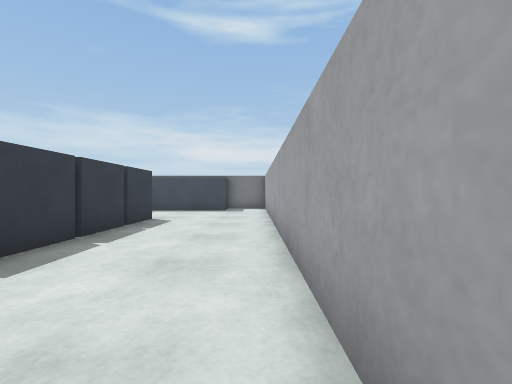
View 1 (above)

24 first-person views from a walk through a Webots world. The camera is 0.09 m above the floor, looks level and sees 85° across. The floor is counted in squares, 0.1 m on a side. Each view is taken from the middle of a square. On the plan, view 1 faces up. The plan holds only what a view shows up to about 11 squares ahead; the rest is blank. The robots in the file are not drawn. Simple shapes and patterns stand in for the simulator's stock objects.

View 2
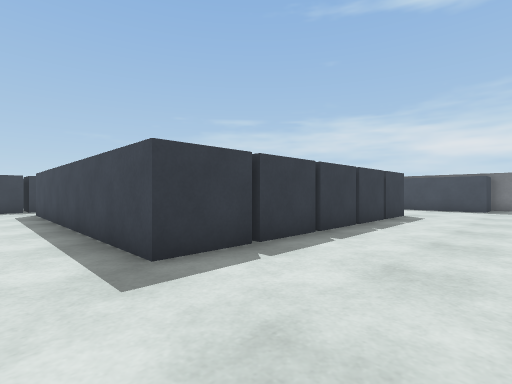

View 3
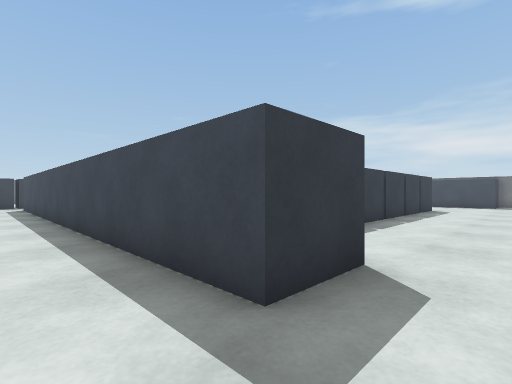

View 4
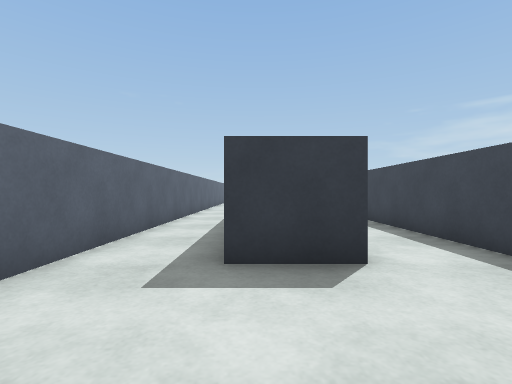

View 5
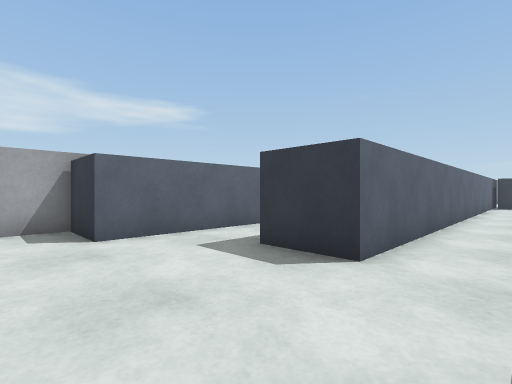

View 6
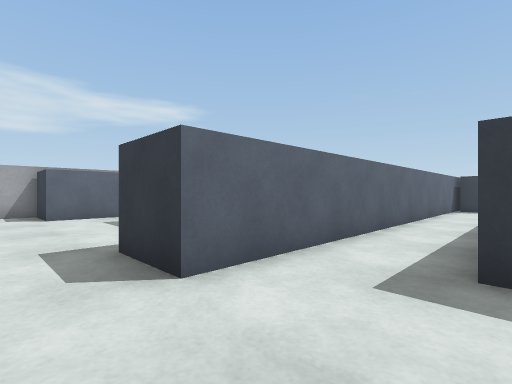

View 7
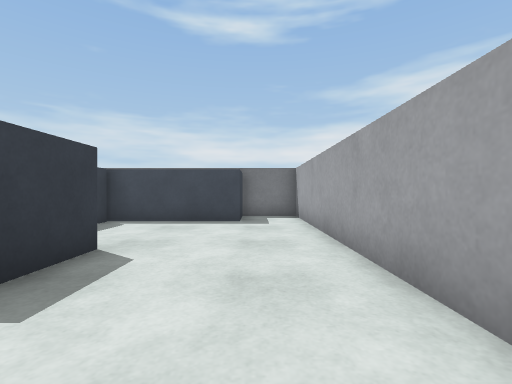

View 8
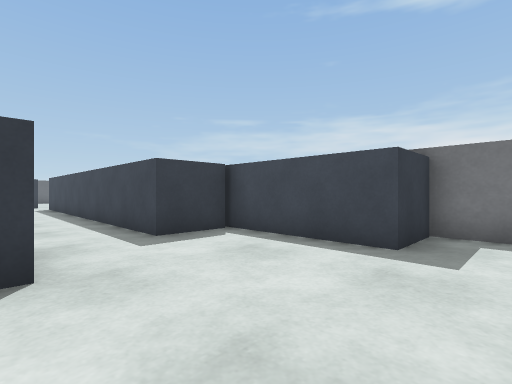

View 9
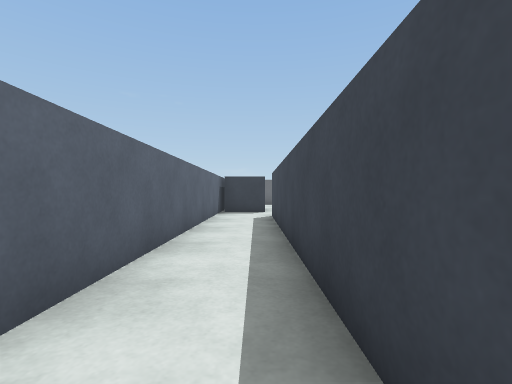

View 10
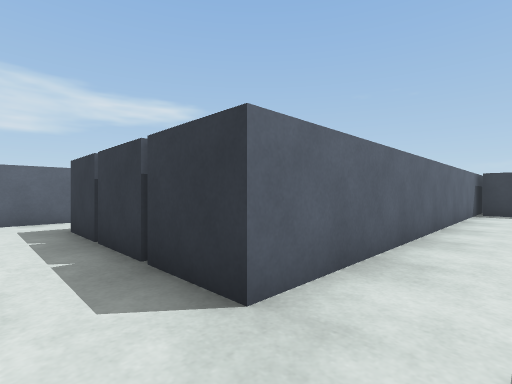

View 11
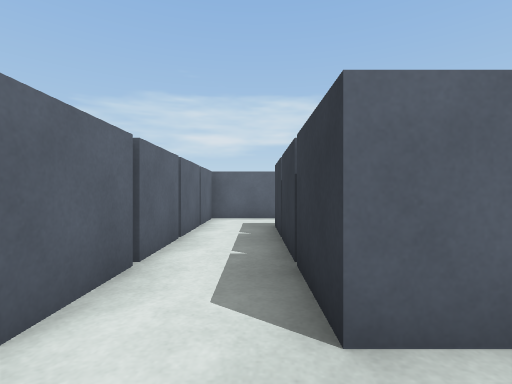

View 12
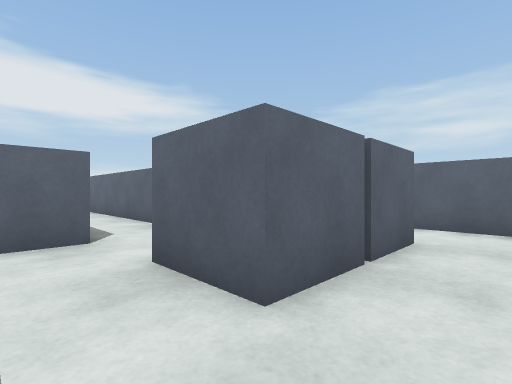

View 13
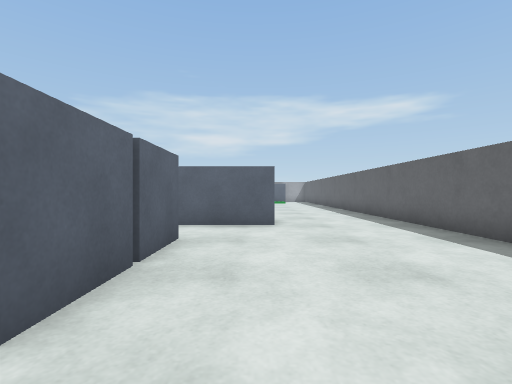

View 14
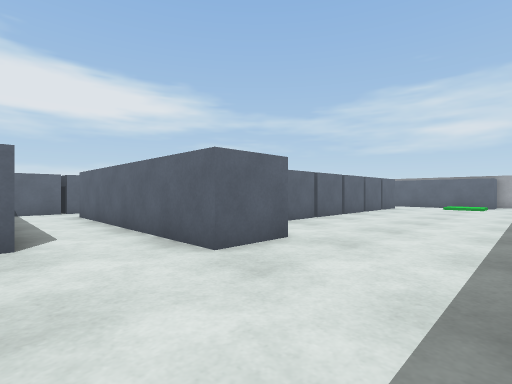

View 15
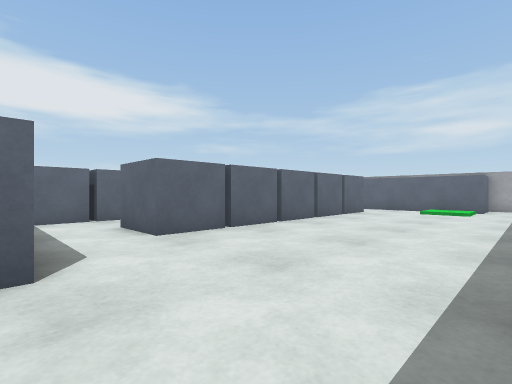

View 16
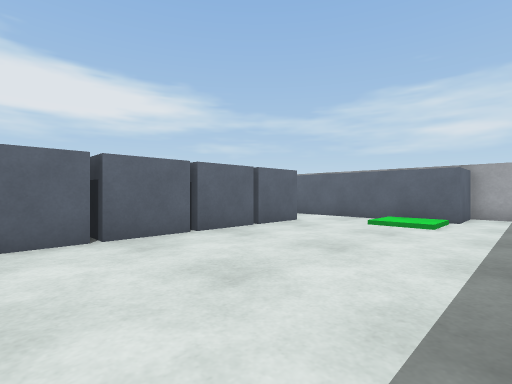

View 17
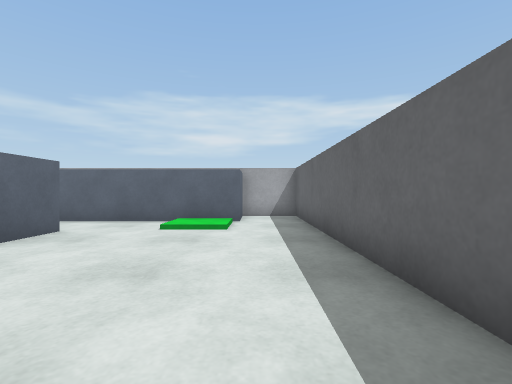

View 18
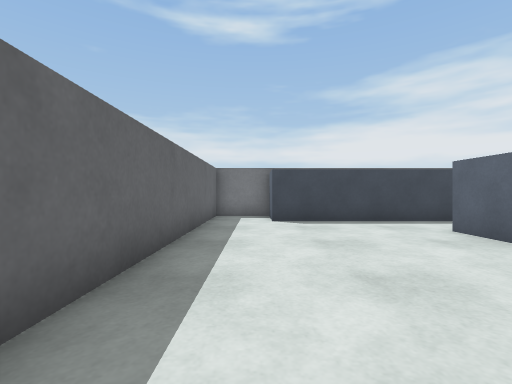

View 19
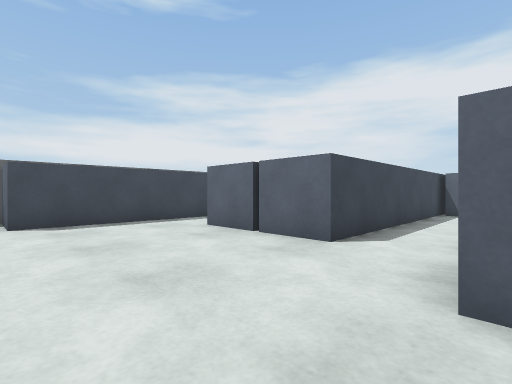

View 20
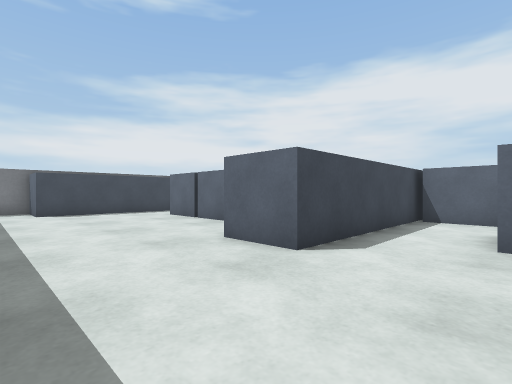

View 21
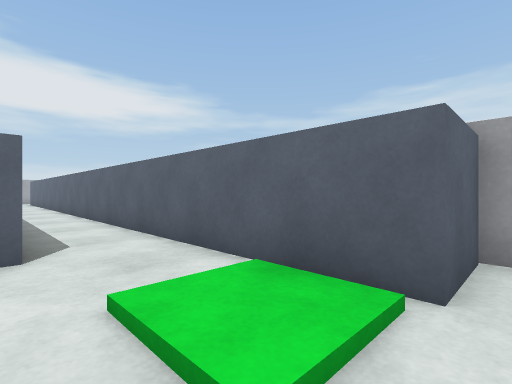

View 22
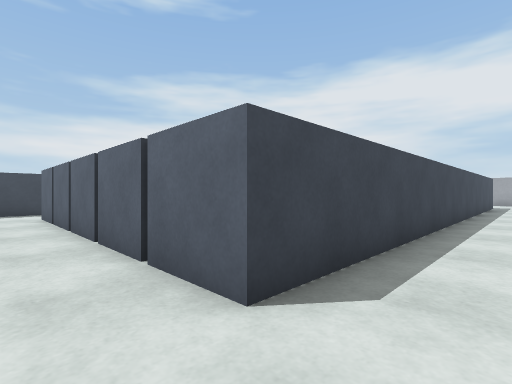

View 23
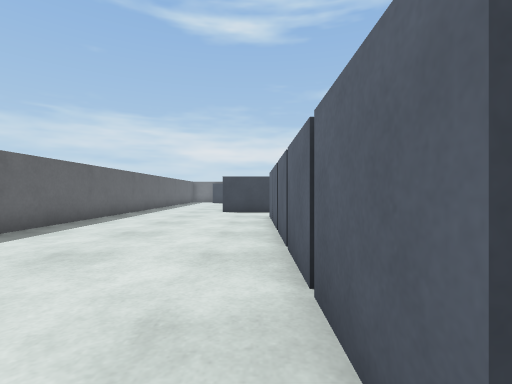

View 24
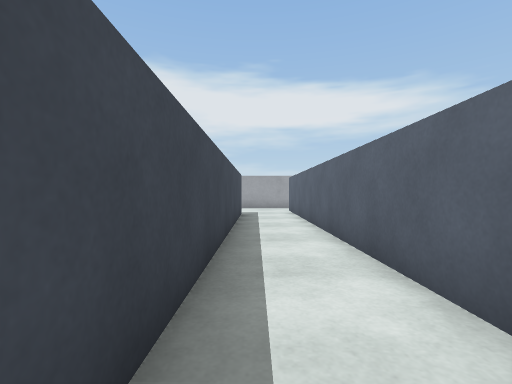

### Floor plan
Points are (right, up) in squares from view 1. A wall is a line through its corners. A room is listed if a view was taken in it or the views show most of it. See-through windows are left out.
Room 1 (views 1, 2, 3, 4, 5, 6, 7, 8, 9, 10, 11, 12, 13, 14, 15, 16, 17, 18, 19, 20, 21, 22, 23, 24)
walls: (-17.5, 0.6) (-17.5, 3.5); (-12.9, -2.6) (-1.5, -2.6) (-1.5, -4.4) (-14, -4.4); (-16.8, 3.6) (-23.5, 3.6) (-23.5, 5.4) (-15.5, 5.4); (-13.5, 5.9) (-13.5, 7.4); (-8, 1.4) (-5.5, 1.4) (-5.5, 9.4); (-13.1, 7.6) (-21.5, 7.6) (-21.5, 11.4) (-19.5, 11.4); (-13.9, -6.6) (-3.5, -6.6) (-3.5, -8.5); (-19.9, 9.4) (-7.5, 9.4) (-7.5, 3.6); (-19.5, 10.5) (-19.5, 9.5); (-4.4, -8.4) (-21.5, -8.4) (-21.5, 1.4) (-19.5, 1.4); (-3.5, 9.5) (-3.5, -0.4) (-13.5, -0.4); (-19.9, 13.6) (-25.5, 13.6) (-25.5, 15.1); (0.5, 0.5) (0.5, 15.5) (-1.5, 15.5) (-1.5, 13.6) (-5.8, 13.6); (-5.5, 13.5) (-5.5, 11.6) (-17.5, 11.6) (-17.5, 12.9); (-25.4, 15.5) (-27.5, 15.5) (-27.5, -12.5) (-25.5, -12.5) (-25.5, -10.6) (-1.5, -10.6) (-1.5, -12.5) (-0.2, -12.5)

Where each view was taken, in squares from view 1:
view 1: 0 up, 0 right, facing up
view 2: 2 down, 0 right, facing up-left
view 3: 6 down, 0 right, facing up-left
view 4: 8 down, 0 right, facing left
view 5: 5 down, 0 right, facing down-left
view 6: 0 up, 0 right, facing down-left
view 7: 5 up, 1 left, facing up
view 8: 9 up, 0 right, facing up-left
view 9: 11 up, 7 left, facing left
view 10: 11 up, 6 left, facing down-left
view 11: 11 up, 7 left, facing down
view 12: 13 up, 23 left, facing down-right
view 13: 13 up, 23 left, facing down
view 14: 8 up, 27 left, facing down-right
view 15: 4 up, 27 left, facing down-right
view 16: 1 down, 27 left, facing down-right
view 17: 2 down, 26 left, facing down
view 18: 5 up, 26 left, facing up
view 19: 5 up, 26 left, facing up-right
view 20: 1 up, 27 left, facing up-right
view 21: 8 down, 26 left, facing down-right
view 22: 10 down, 23 left, facing up-right
view 23: 9 down, 22 left, facing up
view 24: 9 down, 15 left, facing right
